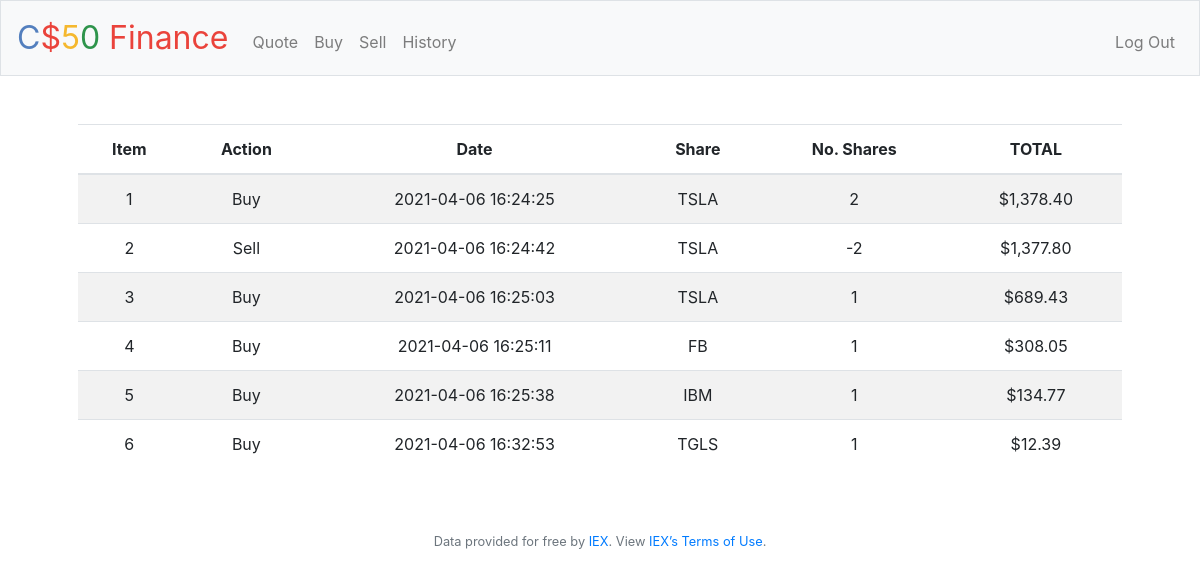
Screenshot of /history (signed in) with the database file from the repository.
### tables this page shows
CREATE TABLE transactions (
id INTEGER, 
user_id INTEGER NOT NULL,
action INTEGER NOT NULL,
date DATETIME NOT NULL,
share TEXT NOT NULL,
no_shares INTEGER NOT NULL,
value DECIMAL NOT NULL,
PRIMARY KEY(id),
FOREIGN KEY(user_id) REFERENCES users(id));

### application.py (the view)
@app.route("/history")
@login_required
def history():
    historic = db.execute("SELECT id, action, date, share, no_shares, value FROM transactions WHERE user_id = ?", session["user_id"])
    return render_template("history.html", historic=historic)

### application.py (called while the page is built)
@app.after_request
def after_request(response):
    response.headers["Cache-Control"] = "no-cache, no-store, must-revalidate"
    response.headers["Expires"] = 0
    response.headers["Pragma"] = "no-cache"
    return response

### helpers.py (called while the page is built)
def login_required(f):
    @wraps(f)
    def decorated_function(*args, **kwargs):
        if session.get("user_id") is None:
            return redirect("/login")
        return f(*args, **kwargs)
    return decorated_function

def usd(value):
    return f"${value:,.2f}"

### templates/history.html (shortened to what this page needs)
{% extends "layout.html" %}
{% block main %}
    <div class="form-group">
        <table class="table table-striped">
            <thead>
                <tr>
                    <th scope="col">Item</th>
                    <th scope="col">Action</th>
                    <th scope="col">Date</th>
                    <th scope="col">Share</th>
                    <th scope="col">No. Shares</th>
                    <th scope="col">TOTAL</th>
                </tr>
            </thead>
            <tbody>
                {% for row in historic %}
                    <tr>
                        <td>{{ row.id }}</td>
                        <td>{{ row.action }}</td>
                        <td>{{ row.date }}</td>
                        <td>{{ row.share }}</td>
                        <td>{{ row.no_shares }}</td>
                        <td>{{ row.value | usd }}</td>
                    </tr>
                {% endfor %}
            </tbody>
        </table>
    </div>
{% endblock %}

### templates/layout.html (shortened to what this page needs)
<!DOCTYPE html>
<html lang="en">
    <head>
        <link rel="stylesheet" href="https://cdn.jsdelivr.net/npm/bootstrap@4.5.3/dist/css/bootstrap.min.css">
        <link href="/static/styles.css" rel="stylesheet">
    </head>
    <body>
        <nav class="navbar navbar-expand-md navbar-light bg-light border">
            <a class="navbar-brand" href="/"><span class="blue">C</span><span class="red">$</span><span class="yellow">5</span><span class="green">0</span> <span class="red">Finance</span></a>
            <div class="collapse navbar-collapse" id="navbar">
                {% if session.user_id %}
                    <ul class="navbar-nav mr-auto mt-2">
                        <li class="nav-item"><a class="nav-link" href="/quote">Quote</a></li>
                        <li class="nav-item"><a class="nav-link" href="/buy">Buy</a></li>
                        <li class="nav-item"><a class="nav-link" href="/sell">Sell</a></li>
                        <li class="nav-item"><a class="nav-link" href="/history">History</a></li>
                    </ul>
                    <ul class="navbar-nav ml-auto mt-2">
                        <li class="nav-item"><a class="nav-link" href="/logout">Log Out</a></li>
                    </ul>
                {% else %}
                    <ul class="navbar-nav ml-auto mt-2">
                        <li class="nav-item"><a class="nav-link" href="/register">Register</a></li>
                        <li class="nav-item"><a class="nav-link" href="/login">Log In</a></li>
                    </ul>
                {% endif %}
            </div>
        </nav>
        <main class="container p-5">
            {% block main %}{% endblock %}
        </main>
        <footer class="small text-center text-muted">
            Data provided for free by <a href="https://iextrading.com/developer">IEX</a>. View <a href="https://iextrading.com/api-exhibit-a/">IEX’s Terms of Use</a>.
        </footer>
    </body>
</html>

### static/styles.css (style rules this page uses)
nav .navbar-brand { font-size: xx-large; }
nav .navbar-brand .blue { color: #537fbe; }
nav .navbar-brand .red { color: #ea433b; }
nav .navbar-brand .yellow { color: #f5b82e; }
nav .navbar-brand .green { color: #2e944b; }
main { overflow-x: auto; text-align: center; }

### rows the page displays
transactions: id "1", action "Buy", date "2021-04-06 16:24:25", share "TSLA", no_shares "2", value "$1,378.40"
transactions: id "2", action "Sell", date "2021-04-06 16:24:42", share "TSLA", no_shares "-2", value "$1,377.80"
transactions: id "3", action "Buy", date "2021-04-06 16:25:03", share "TSLA", no_shares "1", value "$689.43"
transactions: id "4", action "Buy", date "2021-04-06 16:25:11", share "FB", no_shares "1", value "$308.05"
transactions: id "5", action "Buy", date "2021-04-06 16:25:38", share "IBM", no_shares "1", value "$134.77"
transactions: id "6", action "Buy", date "2021-04-06 16:32:53", share "TGLS", no_shares "1", value "$12.39"
